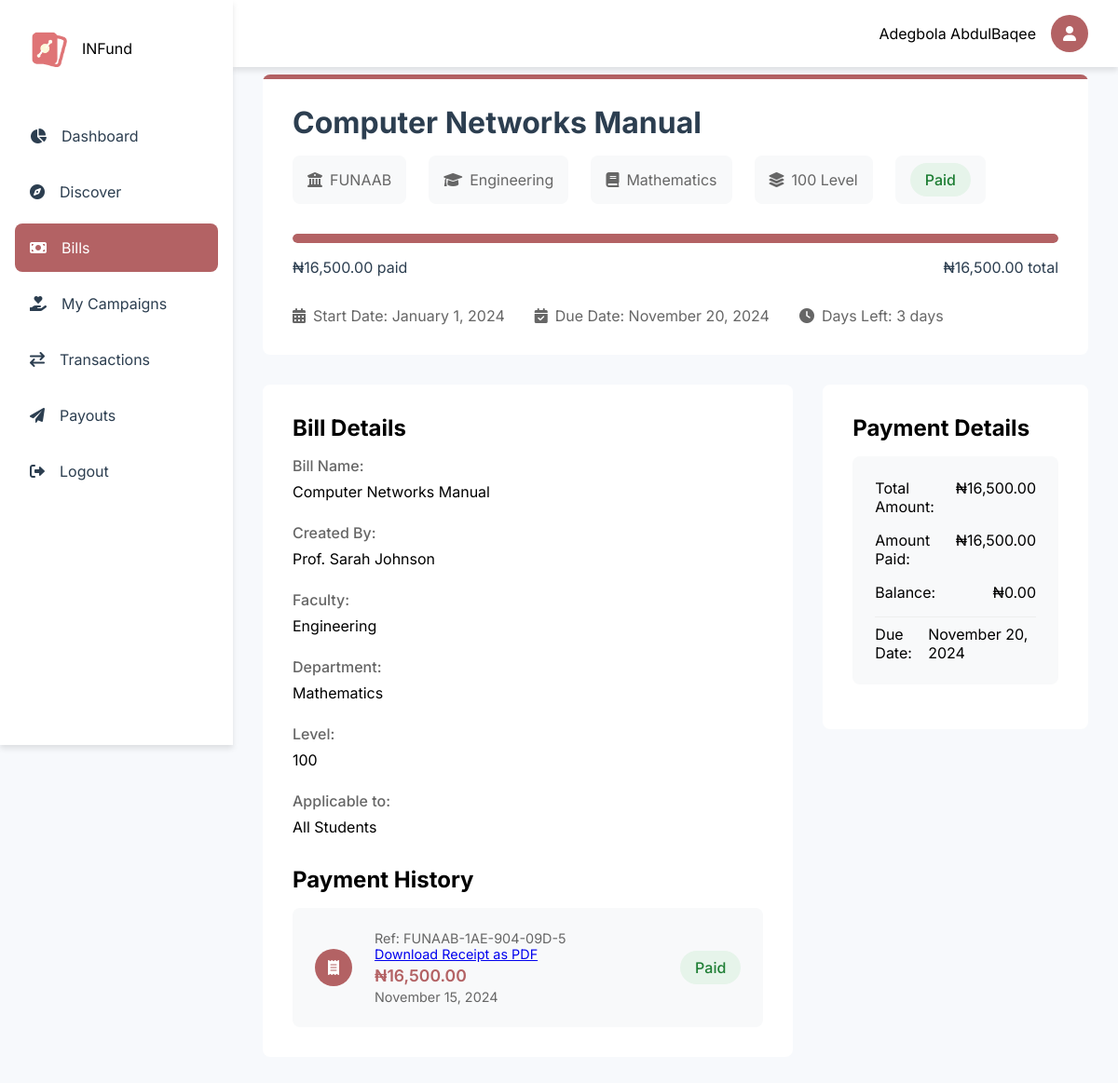
Page /dashboard/bill.php?id=5 (signed in) on the committed database.
### tables this page shows
CREATE TABLE `users` (
  `id` int(11) NOT NULL,
  `fullname` varchar(1000) NOT NULL,
  `email` varchar(200) DEFAULT NULL,
  `balance` decimal(15,2) NOT NULL DEFAULT 0.00,
  `username` varchar(30) NOT NULL,
  `phone` varchar(30) DEFAULT NULL,
  `dob` varchar(200) DEFAULT NULL,
  `country` varchar(200) DEFAULT NULL,
  `state` varchar(1000) DEFAULT NULL,
  `university` varchar(1000) DEFAULT NULL,
  `faculty` varchar(1000) DEFAULT NULL,
  `department` varchar(1000) DEFAULT NULL,
  `matric_no` varchar(1000) NOT NULL,
  `password` varchar(1000) DEFAULT NULL,
  `level` varchar(200) NOT NULL DEFAULT '100',
  `bank_id` varchar(200) DEFAULT NULL,
  `bank_account_name` varchar(200) DEFAULT NULL,
  `account_number` int(30) DEFAULT NULL,
  `created_at` varchar(1000) DEFAULT current_timestamp(),
  `last_login` varchar(1000) DEFAULT current_timestamp(),
  `gender` varchar(1000) DEFAULT NULL
);

CREATE TABLE `bills` (
  `id` int(11) NOT NULL,
  `creator_id` int(11) NOT NULL,
  `name` varchar(255) NOT NULL,
  `university` varchar(255) NOT NULL,
  `faculty` varchar(255) NOT NULL,
  `department` varchar(1000) NOT NULL,
  `level` varchar(255) NOT NULL,
  `matric_no` varchar(255) NOT NULL,
  `price` decimal(10,2) NOT NULL,
  `start_date` date DEFAULT NULL,
  `end_date` date DEFAULT NULL,
  `created_at` timestamp NOT NULL DEFAULT current_timestamp()
);

CREATE TABLE `payments` (
  `id` int(11) NOT NULL,
  `uid` int(11) NOT NULL,
  `reference_id` varchar(1000) DEFAULT NULL,
  `gateway_reference` varchar(200) DEFAULT NULL,
  `bill_id` int(11) NOT NULL,
  `student_id` int(11) NOT NULL,
  `total_amount` decimal(10,2) NOT NULL,
  `amount_paid` decimal(10,2) DEFAULT 0.00,
  `status` enum('Unpaid','Partially Paid','Paid') NOT NULL DEFAULT 'Unpaid',
  `last_payment_date` timestamp NULL DEFAULT current_timestamp(),
  `created_at` timestamp NOT NULL DEFAULT current_timestamp(),
  `updated_at` timestamp NOT NULL DEFAULT current_timestamp() ON UPDATE current_timestamp()
);

CREATE TABLE `creators` (
  `id` int(11) NOT NULL,
  `fullname` varchar(255) NOT NULL,
  `email` varchar(200) NOT NULL,
  `role` enum('admin','lecturer','headofclass') NOT NULL,
  `department` varchar(1000) NOT NULL,
  `university` varchar(1000) NOT NULL,
  `university_id` int(11) NOT NULL,
  `password` varchar(1000) DEFAULT NULL,
  `balance` decimal(10,2) DEFAULT 0.00,
  `faculty` varchar(200) DEFAULT NULL,
  `created_at` timestamp NOT NULL DEFAULT current_timestamp(),
  `phone` varchar(200) DEFAULT NULL,
  `faculty_id` int(11) DEFAULT NULL,
  `department_id` int(11) DEFAULT NULL
);

### includes/user/functions.php (called while the page is built, shortened)
<?php
function getUserDetails(string $email): array
{
    global $conn;
    if (strpos($email, "@")) {
        $query = "SELECT * FROM users WHERE email = ?";
    } else {
        $query = "SELECT * FROM users WHERE id = ?";
    }
    $stmt = $conn->prepare($query);
    $stmt->bind_param("s", $email);
    $stmt->execute();
    $result = $stmt->get_result();
    $data = $result->fetch_assoc();
    return $data;
}
?>

### includes/user/get_bills.php (called while the page is built, shortened)
<?php
function getBillDetails($bill_id, $user_id)
{
    global $conn;
    $query = "SELECT b.*,
              p.amount_paid,
              p.status as payment_status,
              p.last_payment_date,
              p.reference_id,
              c.fullname as creator_name,
              DATEDIFF(b.end_date, CURRENT_DATE()) as days_remaining
              FROM bills b
              LEFT JOIN payments p ON b.id = p.bill_id AND p.student_id = ?
              LEFT JOIN creators c ON b.creator_id = c.id
              WHERE b.id = ?";
    $stmt = $conn->prepare($query);
    $stmt->bind_param("ii", $user_id, $bill_id);
    $stmt->execute();
    $result = $stmt->get_result();
    return $result->fetch_assoc();
}

### dashboard/bill.php (the view, shortened to what this page needs)
<?php
require_once '../config/config.php';
include '../includes/user/get_bills.php';
$bill_id = isset($_GET['id']) ? intval($_GET['id']) : 0;
$user_id = $_SESSION['user_id'] ?? 0;
$bill = getBillDetails($bill_id, $user_id);
$progress = ($bill['amount_paid'] / $bill['price']) * 100;
function getStatusClass($status)
{
    switch ($status) {
        case 'Paid':
            return 'status-paid';
    }
}
$page = "Bills";
$css1 = "bill";
include '../includes/user/nav.php';
?>
<main class="main-content">
    <div class="bill-detail-header">
        <h1 class="bill-title"><?php echo htmlspecialchars($bill['name']); ?></h1>
        <div class="bill-meta">
            <div class="meta-item">
                <i class="fas fa-university"></i>
                <span><?php echo htmlspecialchars($bill['university']); ?></span>
            </div>
            <div class="meta-item">
                <i class="fas fa-graduation-cap"></i>
                <span><?php echo htmlspecialchars($bill['faculty']); ?></span>
            </div>
            <div class="meta-item">
                <i class="fas fa-book"></i>
                <span><?php echo htmlspecialchars($bill['department']); ?></span>
            </div>
            <div class="meta-item">
                <i class="fas fa-layer-group"></i>
                <span><?php echo htmlspecialchars($bill['level']); ?> Level</span>
            </div>
            <div class="meta-item">
                <span class="status-badge <?php echo getStatusClass($bill['payment_status']); ?>">
                    <?php echo htmlspecialchars($bill['payment_status']); ?>
                </span>
            </div>
        </div>
        <div class="progress-section">
            <div class="progress-bar">
                <div class="progress-fill" style="width: <?php echo min(100, $progress); ?>%"></div>
            </div>
            <div class="progress-stats">
                <span>₦<?php echo number_format($bill['amount_paid'], 2); ?> paid</span>
                <span>₦<?php echo number_format($bill['price'], 2); ?> total</span>
            </div>
        </div>
        <div class="date-info">
            <div class="date-item">
                <i class="fas fa-calendar-alt"></i>
                <span>Start Date: <?php echo date('F j, Y', strtotime($bill['start_date'])); ?></span>
            </div>
            <div class="date-item">
                <i class="fas fa-calendar-check"></i>
                <span>Due Date: <?php echo date('F j, Y', strtotime($bill['end_date'])); ?></span>
            </div>
            <div class="date-item">
                <i class="fas fa-clock"></i>
                <span>Days Left: <?php echo max(0, $bill['days_remaining']); ?> days</span>
            </div>
        </div>
    </div>
    <div class="bill-content">
        <div class="bill-description">
            <h2>Bill Details</h2>
            <div class="description-content">
                <div class="info-grid">
                    <div class="info-item">
                        <label>Bill Name:</label>
                        <span><?php echo htmlspecialchars($bill['name']); ?></span>
                    </div>
                    <div class="info-item">
                        <label>Created By:</label>
                        <span><?php echo htmlspecialchars($bill['creator_name'] ?? 'N/A'); ?></span>
                    </div>
                    <div class="info-item">
                        <label>Faculty:</label>
                        <span><?php echo htmlspecialchars($bill['faculty']); ?></span>
                    </div>
                    <div class="info-item">
                        <label>Department:</label>
                        <span><?php echo htmlspecialchars($bill['department']); ?></span>
                    </div>
                    <div class="info-item">
                        <label>Level:</label>
                        <span><?php echo htmlspecialchars($bill['level']); ?></span>
                    </div>
                    <div class="info-item">
                        <label>Applicable to:</label>
                        <span><?php echo $bill['matric_no'] === 'ALL' ? 'All Students' : 'Matric: ' . htmlspecialchars($bill['matric_no']); ?></span>
                    </div>
                </div>
            </div>
            <?php if ($bill['last_payment_date'] && $bill['amount_paid'] > 0) : ?>
                <div class="payment-history">
                    <h2>Payment History</h2>
                    <div class="payment-card">
                        <div class="payment-icon">
                            <i class="fas fa-receipt"></i>
                        </div>
                        <div class="payment-info">
                            <div class="reference-id">Ref: <?php echo htmlspecialchars($bill['reference_id']); ?> <div class="download-receipt">
                                    <a href="./generate_receipt.php?id=<?php echo $bill['id']; ?>" class="download-button">Download Receipt as PDF</a>
                                </div>
                            </div>
                            <div class="payment-amount">₦<?php echo number_format($bill['amount_paid'], 2); ?></div>
                            <div class="payment-date">
                                <?php echo date('F j, Y', strtotime($bill['last_payment_date'])); ?>
                            </div>
                        </div>
                        <div class="payment-status">
                            <span class="status-badge <?php echo getStatusClass($bill['payment_status']); ?>">
                                <?php echo htmlspecialchars($bill['payment_status']); ?>
                            </span>
                        </div>
                    </div>
                </div>
            <?php endif; ?>
        </div>
        <div class="payment-section">
            <h2>Payment Details</h2>
            <div class="payment-summary">
                <div class="summary-item">
                    <label>Total Amount:</label>
                    <span>₦<?php echo number_format($bill['price'], 2); ?></span>
                </div>
                <div class="summary-item">
                    <label>Amount Paid:</label>
                    <span>₦<?php echo number_format($bill['amount_paid'], 2); ?></span>
                </div>
                <div class="summary-item">
                    <label>Balance:</label>
                    <span>₦<?php echo number_format($bill['price'] - $bill['amount_paid'], 2); ?></span>
                </div>
                <div class="summary-item">
                    <label>Due Date:</label>
                    <span><?php echo date('F j, Y', strtotime($bill['end_date'])); ?></span>
                </div>
            </div>
        </div>
    </div>
</main>
<?php
include '../includes/user/footer.php';
?>

### includes/user/nav.php (shortened to what this page needs)
<?php
include '../config/config.php';
include '../includes/user/functions.php';
$my_details = getUserDetails($_SESSION["user_id"]);
?>
<!DOCTYPE html>
<html lang="en">
<head>
    <link href="https://cdnjs.cloudflare.com/ajax/libs/toastr.js/latest/css/toastr.min.css" rel="stylesheet" />
    <link rel="stylesheet" href="https://cdnjs.cloudflare.com/ajax/libs/font-awesome/6.0.0/css/all.min.css">
    <link rel="stylesheet" href="../assets/css/user/nav.css">
    <?php if (isset($css1)) : ?>
        <link rel="stylesheet" href="../assets/css/user/<?= $css1 ?>.css">
    <?php endif; ?>
</head>
<body>
    <div class="container">
        <nav class="sidenav">
            <div class="logo">
                <img src="../assets/images/static/logo.png" alt="Logo">
                <span>INFund</span>
            </div>
            <ul class="nav-links">
                <li class="nav-item">
                    <a href="./overview" class="nav-link <?= isset($page) && $page == 'Overview' ? 'active' : ''; ?>">
                        <i class="fas fa-chart-pie"></i>
                        <span>Dashboard</span>
                    </a>
                </li>
                <li class="nav-item">
                    <a href="./discover" class="nav-link <?= isset($page) && $page == 'Discover' ? 'active' : ''; ?>">
                        <i class="fas fa-compass"></i>
                        <span>Discover</span>
                    </a>
                </li>
                <li class="nav-item">
                    <a href="./bills" class="nav-link <?= isset($page) && $page == 'Bills' ? 'active' : ''; ?>">
                        <i class="fas fa-money-bill"></i>
                        <span>Bills</span>
                    </a>
                </li>
                <li class="nav-item">
                    <a href="./campaigns" class="nav-link <?= isset($page) && $page == 'Campaigns' ? 'active' : ''; ?>">
                        <i class="fas fa-hand-holding-heart"></i>
                        <span>My Campaigns</span>
                    </a>
                </li>
                <li class="nav-item">
                    <a href="./transactions" class="nav-link <?= isset($page) && $page == 'Transactions' ? 'active' : ''; ?>">
                        <i class="fas fa-exchange"></i>
                        <span>Transactions</span>
                    </a>
                </li>
                <li class="nav-item">
                    <a href="./payouts" class="nav-link <?= isset($page) && $page == 'Payouts' ? 'active' : ''; ?>">
                        <i class="fas fa-paper-plane"></i>
                        <span>Payouts</span>
                    </a>
                </li>
                <li class="nav-item">
                    <a href="./logout" class="nav-link ">
                        <i class="fas fa-sign-out-alt"></i>
                        <span>Logout</span>
                    </a>
                </li>
            </ul>
        </nav>
        <div class="topnav">
            <div class="user-profile">
                <span><?php echo $my_details['fullname']; ?></span>
                <a href="./profile">
                    <div class="avatar">
                        <i class="fas fa-user"></i>
                    </div>
                </a>
            </div>
        </div>

### assets/css/user/nav.css (style rules this page uses)
:root { --primary-color: #b36264; --secondary-color: #755e28; --accent-color: #b36264; --text-color: #2c3e50; --background-color: #f7f9fc; --card-background: #ffffff; --border-radius: 8px; --transition: all 0.3s ease; --shadow: 0 4px 6px rgba(0, 0, 0, 0.1); --shadow-hover: 0 10px 15px rgba(0, 0, 0, 0.15); --success-color: #4caf50; --warning-color: #ffa000; --danger-color: #f44336; --info-color: #2196f3; }
* { margin: 0; padding: 0; box-sizing: border-box; font-family: "Inter", sans-serif; }
body { background-color: var(--background-color); }
.container { display: flex; min-height: 100vh; }
.sidenav { width: 250px; background: var(--card-background); padding: 1rem; height: 100vh; position: fixed; transition: var(--transition); box-shadow: var(--shadow); z-index: 1000; }
.logo { display: flex; align-items: center; gap: 1rem; padding: 1rem; margin-bottom: 2rem; }
.logo img { width: 40px; height: 40px; }
.nav-links { list-style: none; }
.nav-item { margin-bottom: 0.5rem; }
.nav-link { display: flex; align-items: center; padding: 1rem; color: var(--text-color); text-decoration: none; border-radius: var(--border-radius); transition: var(--transition); gap: 1rem; }
.nav-link.active { background: var(--accent-color); color: white; }
.topnav { background: var(--card-background); padding: 1rem 2rem; display: flex; justify-content: flex-end; align-items: center; position: fixed; width: calc(100% - 250px); right: 0; box-shadow: var(--shadow); z-index: 900; }
.user-profile { display: flex; align-items: center; gap: 1rem; }
.avatar { width: 40px; height: 40px; border-radius: 50%; background: var(--accent-color); display: flex; align-items: center; justify-content: center; color: white; }
.main-content { margin-left: 250px; padding: 5rem 2rem 2rem; flex: 1; }
.progress-bar { width: 100%; height: 8px; background: #eee; border-radius: 4px; margin: 0.5rem 0; overflow: hidden; }
.progress-fill { height: 100%; background: var(--accent-color); border-radius: 4px; transition: var(--transition); }

### rows in the picture
users: fullname "Adegbola AbdulBaqee"
bills: name "Computer Networks Manual", university "FUNAAB", faculty "Engineering", department "Mathematics", level "100", payments.status "Paid", payments.amount_paid "16,500.00", price "16,500.00", start_date "January 1, 2024", end_date "November 20, 2024", creator.fullname "Prof. Sarah Johnson", payments.reference_id "FUNAAB-1AE-904-09D-5", payments.last_payment_date "November 15, 2024", $bill['price']-$bill['amount_paid'] "0.00"

### other values in the picture
max(0, $bill['days_remaining']) "3"
